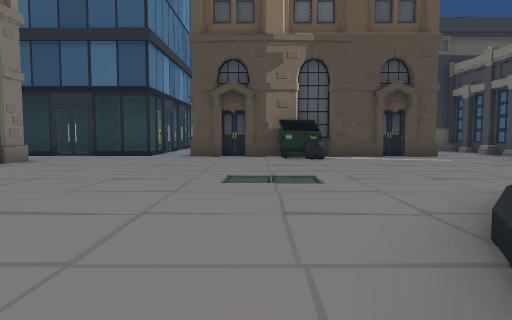
[1] (above)

24 first-person views from a walk through a Unity game level. The camera is 1.2 m above the floor, tilts 4° down and sees 70° across. The floor is counted in squares, 2 m on a side. Each view is taken from the middle of a square. On the plan, view 1 faces up. The plan holds only what a view shows up to about 10 squares ahead; the rest is blank. The place goes on beyond the plan. The player character is not drawn. Some animated figures are left out.

[2]
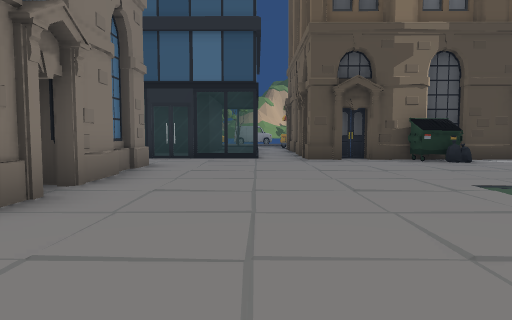

[3]
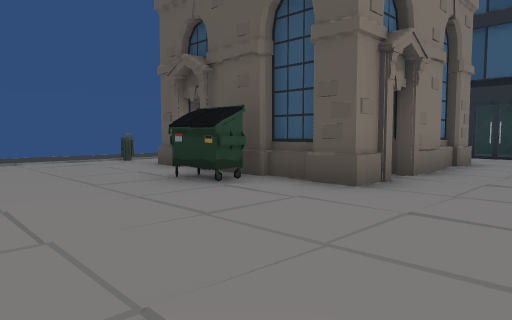

[4]
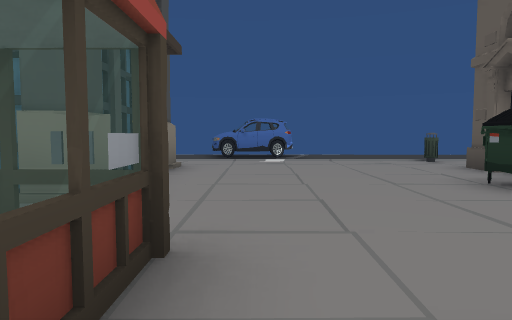

[5]
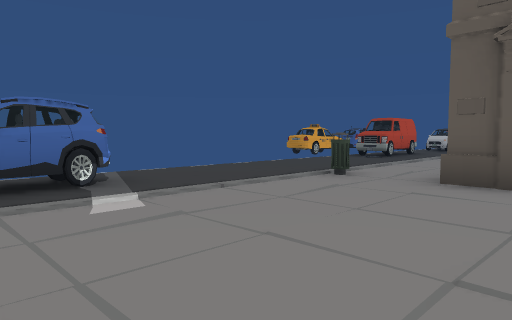

[6]
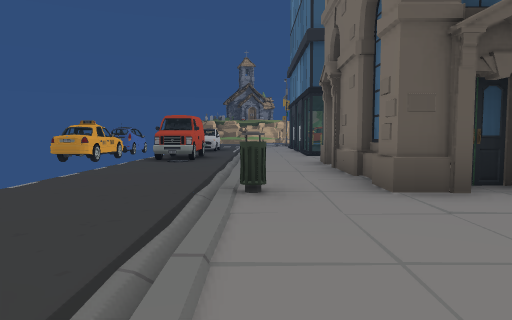

[7]
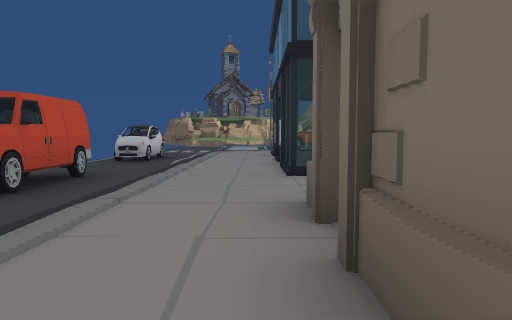

[8]
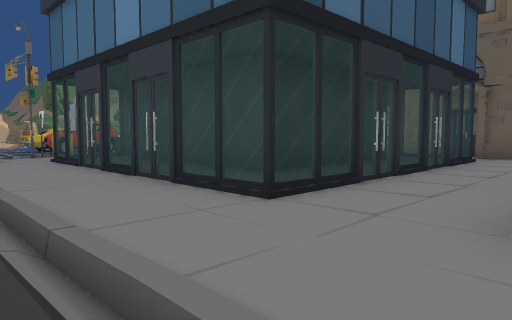

[9]
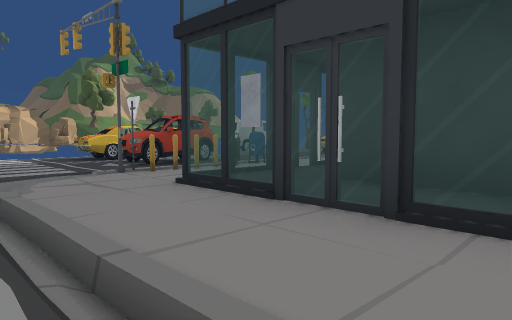

[10]
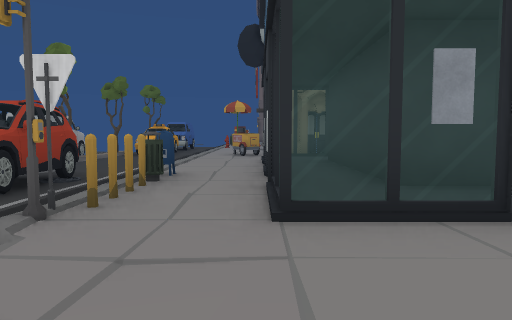

[11]
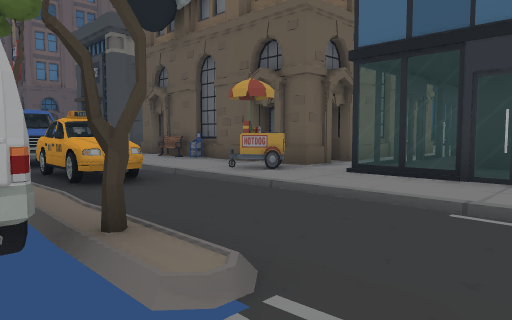

[12]
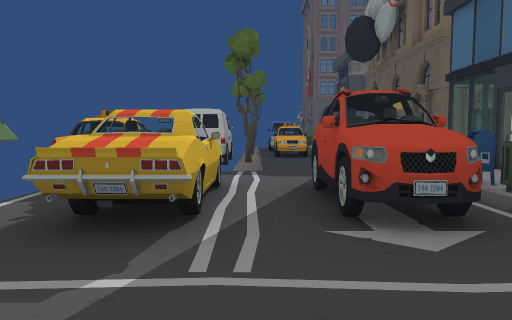

[13]
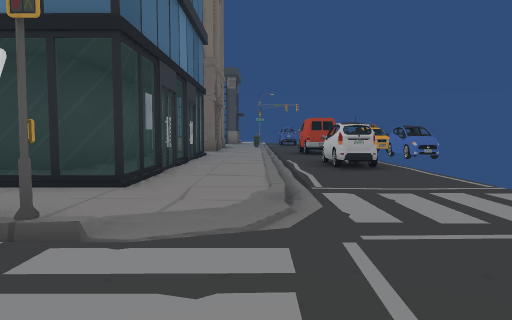

[14]
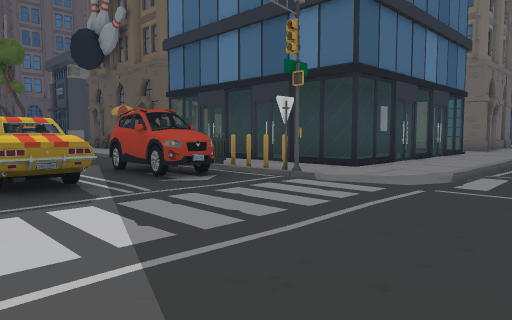

[15]
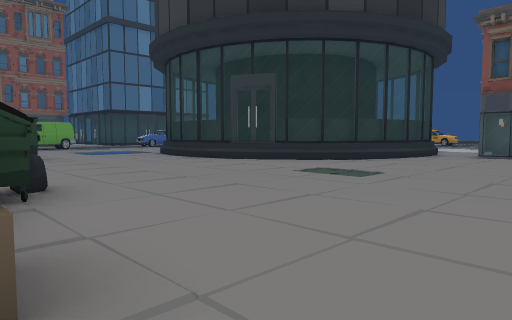

[16]
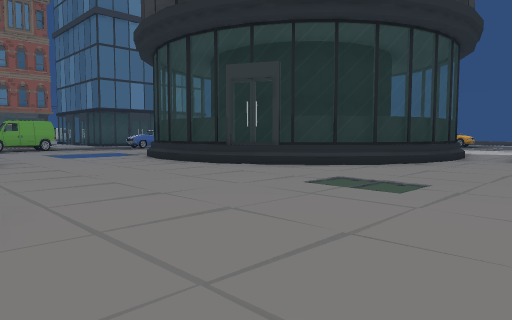

[17]
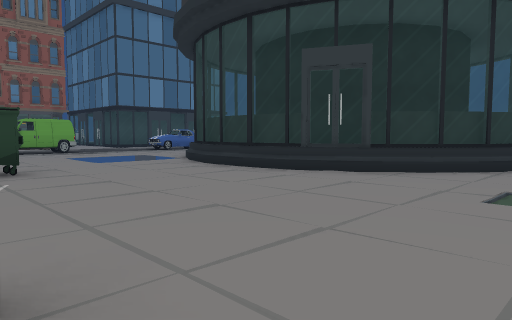

[18]
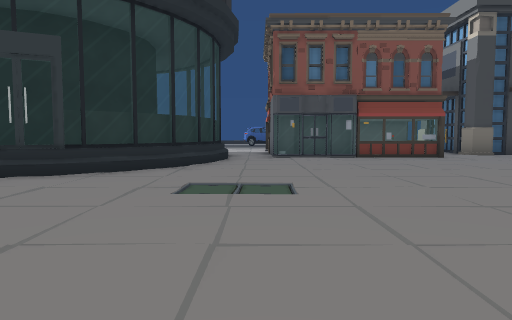

[19]
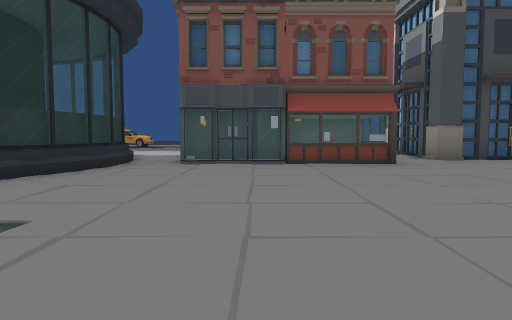

[20]
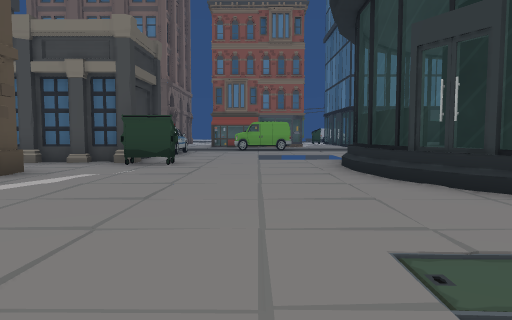

[21]
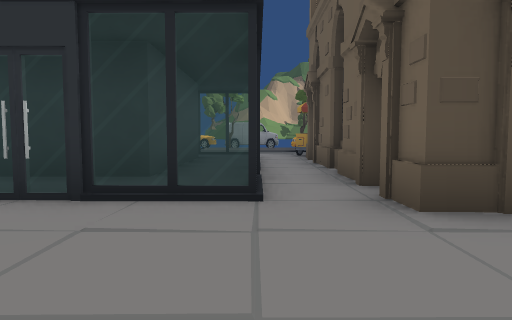

[22]
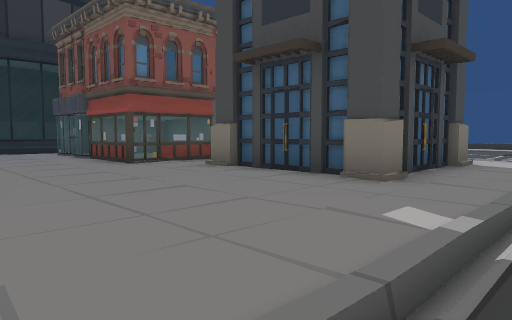

[23]
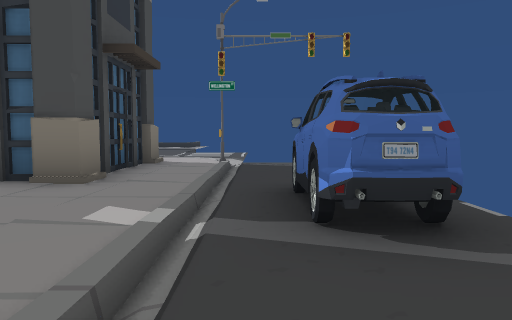

[24]
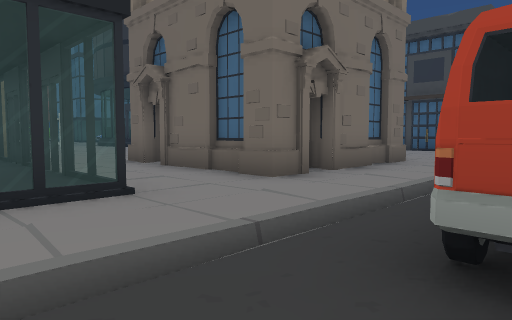

### Floor plan
Key: @ floor where view 1 was taken; # wall or solid block; x gap in a wall; . main floor; : floor 0.25 m higher than the main floor; + floor 0.75 m higher than the main floor; / step, stairs or slope; = window, fence, low wall or low ledge; ^ raised ledge; C car; A van; M mailbox; O other object.
Columns run from 13 left of view 1 to 11 right of it. Each row starts with its distance up from view 1.
 23 ......^
 22 ....CCC. AAA
 21 .........O:#O
 20 .....CC..... #AA
 19 ....#///////##
 18 ../.O#M/../.x...
 17 .././///.///#...O
 16 ....=======.#####
 15 ....=#####=.#
 14 C...=#   #=.#
 13 C...=#   #=.#
 12 ....=#####=.#
 11 ....=======.#      .#
 10 A...........######..#
  9 A.............#....##
  8 A...####...........#...
  7 ....#  #.................
  6 ....#  #.............  ..
  5 ....#  #.............
  4 ..#.####......../=#=/
  3 ......#......../=  +==
  2 ............../=+####+
  1 C............./=#
  0 CC...........@= #
 -1 CC.......====.= #
 -2  ...###..##  ./=
 -3  ...###. ##  ..=
 -4   #.#
 -5   O/#
 -6   /.
 -7   .//
 -8    ..

Positions as (right, up) in squares from view 1, and headings:
1: (0, 0), facing up
2: (-3, 1), facing up
3: (-3, 0), facing up-left
4: (-3, 0), facing left
5: (-8, -1), facing up-left
6: (-11, 0), facing up
7: (-10, 5), facing up
8: (-12, 8), facing up-right
9: (-12, 13), facing up-right
10: (-12, 17), facing right
11: (-6, 22), facing down-right
12: (-11, 21), facing right
13: (-11, 21), facing down
14: (-13, 23), facing down-right
15: (-3, 10), facing down-right
16: (-2, 9), facing down-right
17: (0, 9), facing down-right
18: (0, 9), facing down
19: (-2, 7), facing down
20: (-1, 6), facing right
21: (-3, 7), facing up
22: (-12, 3), facing down-right
23: (-12, 3), facing down
24: (-13, 12), facing down-right
